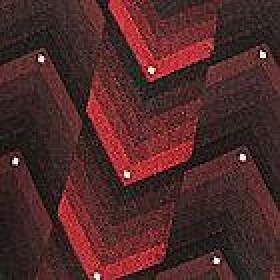
%> input picture irregular1.JPG, 140 x 140 px (shown 2 times larger)
$ octave run_cloth_test.m   (GNU Octave 9; MATLAB toolbox functions it lacks are replaced by stand-ins)
%> lines starting %> are read from the running program, lines starting %| are printed output that depends on the picture
### Homogeneity.m
function H=Homogeneity(outt)
outt=mat2gray(outt);
[m n]=size(outt);
for i=1:m
    for j=1:n
        H=sum(outt(i,j)./(1+abs(i-j)));
    end
end

### multisvmtest.m
function result=multisvmtest(TestSet,numClasses,models)
%classify test cases
for j=1:size(TestSet,1)
    for k=1:numClasses
        if(svmclassify(models(k),TestSet(j,:)))
            break;
        end
    end
    result(j) = k;
end

### run_cloth_test.m
clc;
clear all;
close all;
addpath('support');
cd TRAIN
[J  P]=uigetfile('.jpg','select the test Image');
%> the answer given: irregular1.JPG
I=imread(strcat(P,J));
%> I is the input picture: size 140x140x3 uint8; mean R, G, B 78.6, 41.1, 40.9
cd ..
if size(I,3)>1
    I=rgb2gray(I);
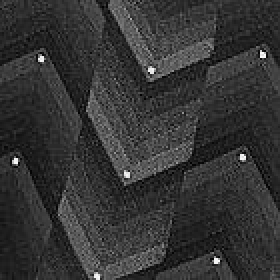
%> I: size 140x140 uint8 (shown 2 times larger); min 1, max 250, mean 52.3
end
[a h v d]=dwt2(I,'haar');
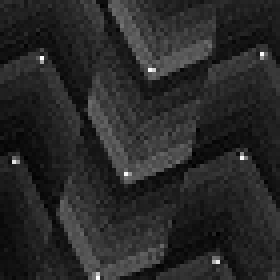
%> a: size 70x70 double (shown 4 times larger); min 34, max 479, mean 104.6; drawn with min black and max white
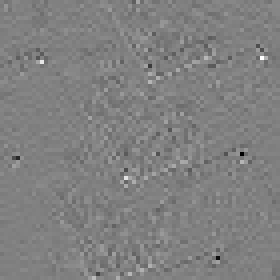
%> h: size 70x70 double (shown 4 times larger); min -206.5, max 202.5, mean -0.2; drawn with min black and max white
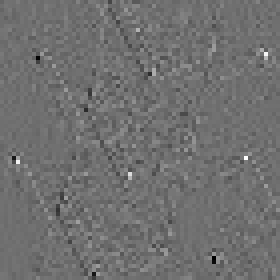
%> v: size 70x70 double (shown 4 times larger); min -165.5, max 211, mean 0.2; drawn with min black and max white
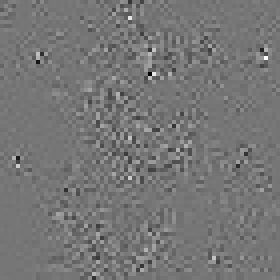
%> d: size 70x70 double (shown 4 times larger); min -117.5, max 136, mean 0.1; drawn with min black and max white
vr=std2(a);
%> vr = 39.95
er=sum(sum(a(:).^2))/numel(a).^2;
%> er = 2.56
Hg=Homogeneity(a);
%> Hg = 0.198
fq2=[vr er Hg];
%> fq2 = [39.95 2.56 0.198]
load SS
load fv1
st{1}='striped';st{2}='irregular';st{3}='patternless';st{4}='plaid';
rst1=multisvmtest(fq2,4,SS)
%> the run ends on the next line
